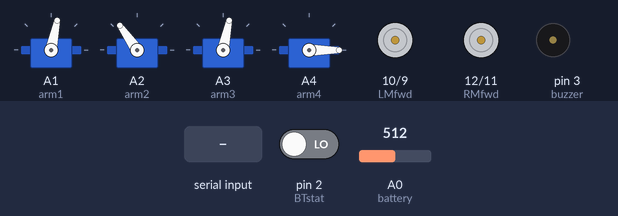
Recording of a sketch running on a simulated Arduino Uno, built with avr-gcc and run on an emulated ATmega328P. On the bench: 4 × servo, motor-driver pin pairs drawn as motors (green arrow = first pin HIGH = forward, orange = second pin HIGH = backward, longer = more drive, scaled by the enable pin), buzzer (waves = sounding). Inputs (shaded band) come from the test bench; at power-on: pin 2 (BTstat) LOW, A0 (battery) = 512. What the sketch prints to the serial monitor is not drawn.

Above: at 1.3 s.
1.4 s: pin 2 (BTstat) driven HIGH
At 1.55 s:
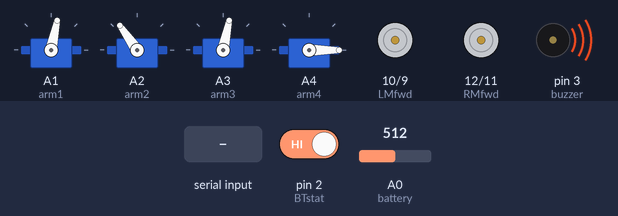
2.9 s: "1" received over the second serial link
At 4.9 s:
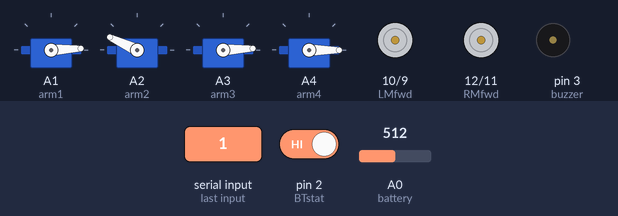
5.4 s: "180\n" received over the second serial link
At 8.3 s:
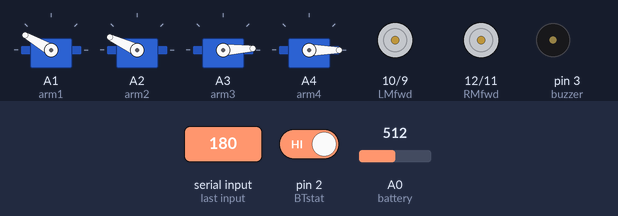
8.4 s: "0" received over the second serial link
At 10.5 s:
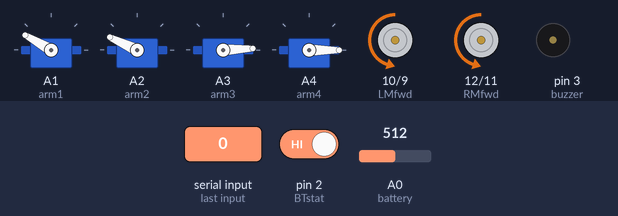
10.8 s: pin 2 (BTstat) driven LOW
At 11.2 s:
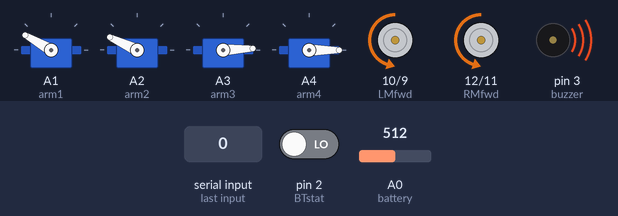
Timing chart, 0 to 13.8 s (numbered marks = the images above; inputs shaded):
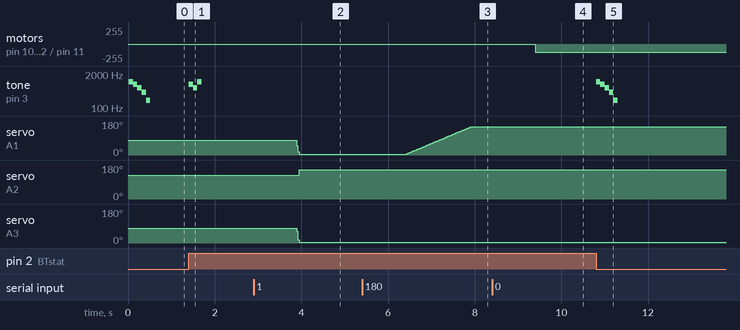

The sketch:

MoonWorksTestCode.ino
```cpp
#include <SoftwareSerial.h>

 #include <Servo.h>

//Pin allocation
#define battery     A0
#define BTstat      2
#define buzzer      3

//Motors
#define LMspeed     5
#define RMspeed     6
#define LMrev       9
#define LMfwd       10
#define RMrev       11
#define RMfwd       12

//Servos
#define arm1        A1
#define arm2        A2
#define arm3        A3
#define arm4        A4

Servo control1;
Servo control2;
Servo control3;
Servo control4;

//Servo position memory
int control1_mem = 1350;
int control2_mem = 1830;
int control3_mem = 1350;
int control4_mem = 0;

//Extreme values to prevent servo crushing itself
int servomax = 2000;
int servomin = 700;

//Stores speed information of the wheels
int LM_speed_mem;
int RM_speed_mem;
int LM_steer_mem;
int RM_steer_mem;
int LM_total_mem;
int RM_total_mem;

int battery_voltage[60];    //Stores the voltage measurements to obtain a nice average
int battery_counter = 0;    //Counts how many measurements have been taken

//Generic Timers
unsigned long currentMillis = 0;
unsigned long previousMillis = 0;
unsigned long previousMillis1 = 0;

char data_byte[6]; //Stores recieved data

//MODE0 [ MODE | MOTORSPEED | MOTORDIRECTION | STEERINGPOSITION | STEERINGDIRECTION | SPEEDSELECT ]
//MODE1 [ MODE |  CONTROL1  |    CONTROL2    |     CONTROL3     |      CONTROL4     |    BLANK    ]

SoftwareSerial BLUETOOTH(3,4);

//Initialisation
void setup(){
  control1.attach(arm1);  //Lower arm servo
  control1.writeMicroseconds(control1_mem);

  control2.attach(arm2);  //Upper arm servo
  control2.writeMicroseconds(control2_mem);

  control3.attach(arm3);  //Bucket servo
  control3.writeMicroseconds(control3_mem);

  control4.attach(arm4);  //Door servo
  control4.write(control4_mem);

  //HBridge control
  pinMode(LMfwd,OUTPUT); //IN1
  pinMode(LMrev,OUTPUT); //IN2
  pinMode(RMfwd,OUTPUT); //IN3
  pinMode(RMrev,OUTPUT); //IN4
  pinMode(LMspeed,OUTPUT); //EN1
  pinMode(RMspeed,OUTPUT); //EN2

  //Motors defaults to forward direction
  LMdir(true);
  RMdir(true);

  pinMode(battery,INPUT); //Battery voltage
  pinMode(buzzer,OUTPUT); //Buzzer
  pinMode(BTstat,INPUT);  //Connection Status
  Serial.begin(9600);
  BLUETOOTH.begin(9600);
  BLUETOOTH.listen();
  BLUETOOTH.println("CONNECT DEVICE");}

//Connected notification
void con(){
  Serial.println("CONNECTED");
  char disc_tune[3] = {8,6,10}; //Connected tune
  for(int i=0 ; i<3 ; i++){
    tone(buzzer,disc_tune[i]*100);
    delay(100);
    noTone(buzzer);}}

//Disconnected notification
void disc(){
  Serial.println("DISCONNECTED");
  char disc_tune[5] = {10,8,6,4,2}; //Disconnected tune
  for(int i=0 ; i<5 ; i++){
    tone(buzzer,disc_tune[i]*100);
    delay(100);
    noTone(buzzer);}}

//Siren sound effect
void siren(){
  for(int t=0; t<4 ; t++){
    for(int i=1000 ; i<2000 ; i++){
      tone(buzzer,i);}
    for(int i=1000 ; i>1000 ; i--){
      tone(buzzer,i);}}
    noTone(buzzer);}

//Lower arm servo
void control1_move(){
  if(data_byte[1]-'0' >= 5 && control1_mem<=servomax+80)
  {
   control1_mem += map(data_byte[1]-'0',5,8,1,10);
   control1.writeMicroseconds(control1_mem);
   if(control2_mem < servomax+80){
    control2_mem += map(data_byte[1]-'0',5,8,1,10);
    control2.writeMicroseconds(control2_mem);
   }
  }
  if(data_byte[1]-'0' <= 3 && control1_mem>=servomin)
  {
   control1_mem -= map(data_byte[1]-'0',3,0,1,10);
   control1.writeMicroseconds(control1_mem);
   if(control2_mem > servomin-80){
    control2_mem -= map(data_byte[1]-'0',3,0,1,10);
    control2.writeMicroseconds(control2_mem);
   }
  }
}

//Upper arm servo
void control2_move(){
  if(data_byte[2]-'0' >= 5 && control2_mem>=servomin-80)
  {
   control2_mem -= map(data_byte[2]-'0',5,8,1,10);
   control2.writeMicroseconds(control2_mem);
  }
  if(data_byte[2]-'0' <= 3 && control2_mem<=servomax)
  {
   control2_mem += map(data_byte[2]-'0',3,0,1,10);
   control2.writeMicroseconds(control2_mem);
  }
}

//Bucket servo
void control3_move(){
  if(data_byte[3]-'0' >= 5 && control3_mem<=servomax)
  {
   control3_mem += map(data_byte[3]-'0',5,8,1,10);
   control3.writeMicroseconds(control3_mem);
  }
  if(data_byte[3]-'0' <= 3 && control3_mem>=servomin)
  {
   control3_mem -= map(data_byte[3]-'0',3,0,1,10);
   control3.writeMicroseconds(control3_mem);
  }
}

//Door servo
void control4_move(){
  if(data_byte[4]-'0' == 1 && control4_mem == 0)
  {
   control4_mem = 180;
   control4.write(control4_mem);
  }
  if(data_byte[4]-'0' == 0 && control4_mem == 180)
  {
   control4_mem = 0;
   control4.write(control4_mem);
  }
}

//Collects and displays revceived data
void data_recieved(){
      if(BLUETOOTH.available()>0)
        {
          BLUETOOTH.readBytes(data_byte,6); //Reads 6-bit data chunks from HC-05
          for(int i=0 ; i<6 ; i++){ //Prints incoming data
            Serial.print(data_byte[i]);}
          Serial.println("");
          }}

//Selects left wheel direction
void LMdir(boolean direction){
  if(direction) //Forward
  {
    digitalWrite(LMfwd,HIGH);
    digitalWrite(LMrev,LOW);
  }
  else if(!direction) //Reverse
  {
    digitalWrite(LMfwd,LOW);
    digitalWrite(LMrev,HIGH);
  }
}

//Selects right wheel direction
void RMdir(boolean direction){
  if(direction) //Forward
  {
    digitalWrite(RMfwd,HIGH);
    digitalWrite(RMrev,LOW);
  }
  else if(!direction) //Reverse
  {
    digitalWrite(RMfwd,LOW);
    digitalWrite(RMrev,HIGH);
  }
}

//Converts throttle for motor speed
void getSpeed(){
  if(data_byte[5] == '1')
    {
      LM_speed_mem = map(data_byte[1]-'0',0,9,50,255);
      RM_speed_mem = map(data_byte[1]-'0',0,9,50,255);
    }
  else
    {
      LM_speed_mem = map(data_byte[1]-'0',0,9,40,130);
      RM_speed_mem = map(data_byte[1]-'0',0,9,40,130);
    }}

//Converts steering to motor speed
void getSteer(char dir){
  if(dir == 'L')
  {
    //High speed mode
    if(data_byte[5] == '1') {LM_steer_mem = map(data_byte[3]-'0',0,9,0,220);}
    //Low speed mode
    else {LM_steer_mem = map(data_byte[3]-'0',0,9,0,150);}
    RM_steer_mem = 0;
  }
  else if(dir == 'R')
  {
    //High speed mode
    if(data_byte[5] == '1') {RM_steer_mem = map(data_byte[3]-'0',0,9,0,220);}
    //Low speed mode
    else {RM_steer_mem = map(data_byte[3]-'0',0,9,0,150);}
    LM_steer_mem = 0;
  }}

//Car control
void carmode(){

  //Motor speed & direction
  switch(data_byte[2])
  {
    case '2': //Forward
    {
      getSpeed();
      LMdir(true);
      RMdir(true);
      break;
    }
    case '0': //Reverse
    {
      getSpeed();
      LMdir(false);
      RMdir(false);
      break;
    }
    default: //Off
    {
      LM_speed_mem = 0;
      RM_speed_mem = 0;
      break;
    }
  }

  //Steering direction
  switch(data_byte[4])
  {
    case '2': //Right
    {
      getSteer('R');
      break;
    }
    case '0': //Left
    {
      getSteer('L');
      break;
    }
    default: //Centre
    {
      LM_steer_mem = 0;
      RM_steer_mem = 0;
      break;
    }
  }

  //Finds final speed for each side taking steering into account
  LM_total_mem = LM_speed_mem - LM_steer_mem + RM_steer_mem;
  RM_total_mem = RM_speed_mem - RM_steer_mem + LM_steer_mem;

  //Limits lowest speed
  if(LM_speed_mem + RM_steer_mem < LM_steer_mem) LM_total_mem = 0;
  if(RM_speed_mem + LM_steer_mem < RM_steer_mem) RM_total_mem = 0;

  //Limits highest speed
  if(LM_total_mem >= 255) LM_total_mem = 255;
  if(RM_total_mem >= 255) RM_total_mem = 255;

  //Spins on axis if no throttle input
  if(data_byte[1]-'0' == 0){
    if(LM_steer_mem > 0)
    {
      LMdir(false);
      RMdir(true);
      LM_total_mem = LM_steer_mem;
      RM_total_mem = LM_steer_mem;
    }
    if(RM_steer_mem > 0)
    {
      LMdir(true);
      RMdir(false);
      RM_total_mem = RM_steer_mem;
      LM_total_mem = RM_steer_mem;
    }}

  //Sets motor speed
  analogWrite(LMspeed,LM_total_mem);
  analogWrite(RMspeed,RM_total_mem);
}

//Arm control
void armmode(){
  control1_move();
  control2_move();
  control3_move();
  control4_move();
}

//Main program loop
void loop(){
  if(PIND & B00000100) //When bluetooth connection is successful
  {
    con();
    while(PIND & B00000100) //While connected
    {
      currentMillis = millis();

      data_recieved(); //Collects data from android control app

      //Checks battery voltage each second
      if (currentMillis - previousMillis1 >= 1000)
          {
            previousMillis1 = currentMillis;
            battery_voltage[battery_counter] = analogRead(A0);
            battery_counter++;

            //Checks average voltage after each minute
            if(battery_counter == 60)
            {
              battery_counter = 0;
              long int ave_voltage = 0;
              for(int i=0 ; i<60 ; i++)
              {
                ave_voltage += battery_voltage[i];
              }

              ave_voltage = ave_voltage/60;

              BLUETOOTH.println();
              BLUETOOTH.print("Battery Voltage = ");
              BLUETOOTH.print(12.6*ave_voltage/1023);
              BLUETOOTH.print("V");
              BLUETOOTH.println();

              if(ave_voltage < 770) siren(); //Sounds alarm if battery is under 9.5V
            }
          }

      //Sets control mode
      switch(data_byte[0])
      {
        case '0': //App in car control mode
        {
          carmode();
          break;
        }
        case '1': //App in arm control mode
        {
          if (currentMillis - previousMillis >= 10) //Updates servo position every 10ms
          {
            previousMillis = currentMillis;
            armmode();
          }
          break;
        }
        default:
        {
          break;
        }
      }
    }
  }
  else if(!(PIND & B00000100)) //When not connected
    {
      disc();
      while(!(PIND & B00000100)){} //Waits till connection is established
    }
}
```

Measured:
- after the input at 1.4 s, tone on pin 3 (buzzer): silent → 800 Hz at once, → 600 Hz 0.10 s later, → 1000 Hz 0.10 s later, → silent 0.10 s later
- after the input at 2.9 s, servo on A1 (arm1), servo on A3 (arm3): 78° → 3° after 1.0 s; servo on A2 (arm2): 125° → 155° after 1.0 s
- after the input at 5.4 s, servo on A1 (arm1): moves from 3° to 150° over 1.5 s, starting after 1.0 s
- after the input at 8.4 s, motor on pin 10 (LMfwd) / pin 9 (LMrev), motor on pin 12 (RMfwd) / pin 11 (RMrev): stopped → backward 120/255 after 1.0 s
- after the input at 10.8 s, tone on pin 3 (buzzer): plays 1000 Hz for 0.10 s, 800 Hz for 0.10 s, 600 Hz for 0.10 s, 400 Hz for 0.10 s, 200 Hz for 0.10 s, starting at once
- by itself, tone on pin 3 (buzzer): plays 1000 Hz for 0.10 s, 800 Hz for 0.10 s, 600 Hz for 0.10 s, 400 Hz for 0.10 s, 200 Hz for 0.10 s
